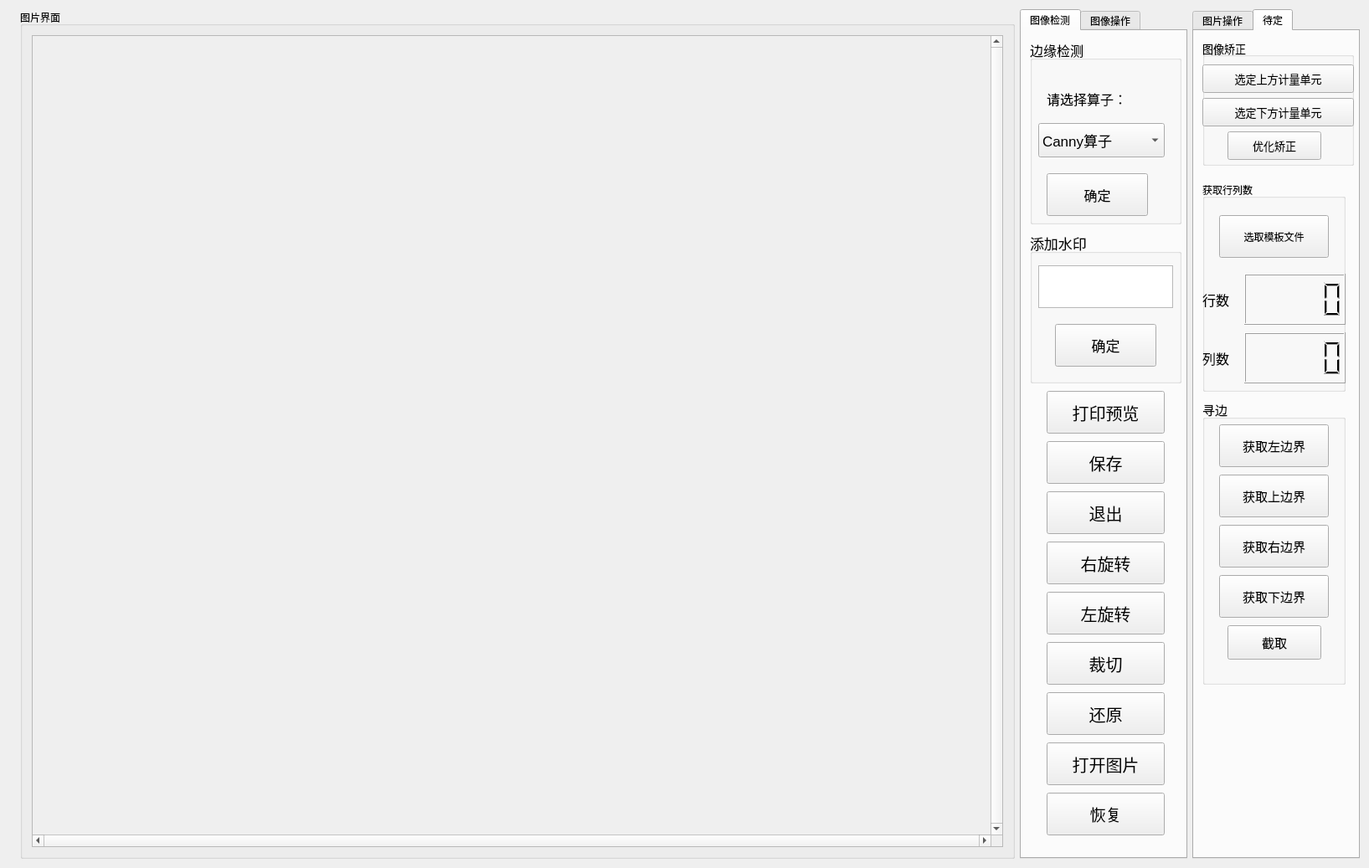
<?xml version="1.0" encoding="UTF-8"?>
<ui version="4.0">
 <class>Widget</class>
 <widget class="QWidget" name="Widget">
  <property name="geometry">
   <rect>
    <x>0</x>
    <y>0</y>
    <width>1635</width>
    <height>1037</height>
   </rect>
  </property>
  <property name="windowTitle">
   <string>Widget</string>
  </property>
  <property name="windowIcon">
   <iconset resource="resource/resource.qrc">
    <normaloff>:/image/detect.png</normaloff>:/image/detect.png</iconset>
  </property>
  <layout class="QGridLayout" name="gridLayout">
   <item row="0" column="1">
    <widget class="QGroupBox" name="groupBox">
     <property name="sizePolicy">
      <sizepolicy hsizetype="Expanding" vsizetype="Preferred">
       <horstretch>10</horstretch>
       <verstretch>0</verstretch>
      </sizepolicy>
     </property>
     <property name="title">
      <string>图片界面</string>
     </property>
     <layout class="QGridLayout" name="gridLayout_2">
      <item row="0" column="0">
       <widget class="QScrollArea" name="scrollArea">
        <property name="sizePolicy">
         <sizepolicy hsizetype="Expanding" vsizetype="Expanding">
          <horstretch>0</horstretch>
          <verstretch>0</verstretch>
         </sizepolicy>
        </property>
        <property name="verticalScrollBarPolicy">
         <enum>Qt::ScrollBarAlwaysOn</enum>
        </property>
        <property name="horizontalScrollBarPolicy">
         <enum>Qt::ScrollBarAlwaysOn</enum>
        </property>
        <property name="sizeAdjustPolicy">
         <enum>QAbstractScrollArea::AdjustToContents</enum>
        </property>
        <property name="widgetResizable">
         <bool>true</bool>
        </property>
        <widget class="QWidget" name="scrollAreaWidgetContents">
         <property name="geometry">
          <rect>
           <x>0</x>
           <y>0</y>
           <width>1137</width>
           <height>953</height>
          </rect>
         </property>
         <layout class="QGridLayout" name="gridLayout_3">
          <item row="0" column="0">
           <widget class="MyLabel" name="label">
            <property name="text">
             <string/>
            </property>
           </widget>
          </item>
         </layout>
        </widget>
       </widget>
      </item>
     </layout>
    </widget>
   </item>
   <item row="0" column="0">
    <widget class="QLabel" name="label_10">
     <property name="text">
      <string/>
     </property>
    </widget>
   </item>
   <item row="0" column="2">
    <widget class="QTabWidget" name="tabWidget">
     <property name="sizePolicy">
      <sizepolicy hsizetype="Minimum" vsizetype="Expanding">
       <horstretch>0</horstretch>
       <verstretch>0</verstretch>
      </sizepolicy>
     </property>
     <property name="minimumSize">
      <size>
       <width>200</width>
       <height>0</height>
      </size>
     </property>
     <property name="font">
      <font>
       <pointsize>9</pointsize>
      </font>
     </property>
     <property name="currentIndex">
      <number>0</number>
     </property>
     <widget class="QWidget" name="tab">
      <attribute name="title">
       <string>图像检测</string>
      </attribute>
      <widget class="QGroupBox" name="groupBox_5">
       <property name="geometry">
        <rect>
         <x>10</x>
         <y>10</y>
         <width>181</width>
         <height>221</height>
        </rect>
       </property>
       <property name="font">
        <font>
         <pointsize>12</pointsize>
        </font>
       </property>
       <property name="title">
        <string>边缘检测</string>
       </property>
       <widget class="QComboBox" name="comboBox">
        <property name="geometry">
         <rect>
          <x>10</x>
          <y>100</y>
          <width>151</width>
          <height>41</height>
         </rect>
        </property>
        <property name="font">
         <font>
          <pointsize>13</pointsize>
         </font>
        </property>
        <item>
         <property name="text">
          <string>Canny算子</string>
         </property>
        </item>
        <item>
         <property name="text">
          <string>Sobel算子</string>
         </property>
        </item>
        <item>
         <property name="text">
          <string>Laplacian算子</string>
         </property>
        </item>
       </widget>
       <widget class="QLabel" name="label_7">
        <property name="geometry">
         <rect>
          <x>20</x>
          <y>50</y>
          <width>141</width>
          <height>41</height>
         </rect>
        </property>
        <property name="font">
         <font>
          <pointsize>12</pointsize>
         </font>
        </property>
        <property name="text">
         <string>请选择算子：</string>
        </property>
       </widget>
       <widget class="QPushButton" name="pushButton_16">
        <property name="geometry">
         <rect>
          <x>20</x>
          <y>160</y>
          <width>121</width>
          <height>51</height>
         </rect>
        </property>
        <property name="text">
         <string>确定</string>
        </property>
       </widget>
      </widget>
      <widget class="QGroupBox" name="groupBox_6">
       <property name="geometry">
        <rect>
         <x>10</x>
         <y>240</y>
         <width>181</width>
         <height>181</height>
        </rect>
       </property>
       <property name="font">
        <font>
         <pointsize>13</pointsize>
        </font>
       </property>
       <property name="title">
        <string>添加水印</string>
       </property>
       <widget class="QTextEdit" name="textEdit">
        <property name="geometry">
         <rect>
          <x>10</x>
          <y>40</y>
          <width>161</width>
          <height>51</height>
         </rect>
        </property>
       </widget>
       <widget class="QPushButton" name="pushButton_17">
        <property name="geometry">
         <rect>
          <x>30</x>
          <y>110</y>
          <width>121</width>
          <height>51</height>
         </rect>
        </property>
        <property name="text">
         <string>确定</string>
        </property>
       </widget>
      </widget>
      <widget class="QPushButton" name="pushButton_18">
       <property name="geometry">
        <rect>
         <x>30</x>
         <y>430</y>
         <width>141</width>
         <height>51</height>
        </rect>
       </property>
       <property name="font">
        <font>
         <pointsize>15</pointsize>
        </font>
       </property>
       <property name="text">
        <string>打印预览</string>
       </property>
      </widget>
      <widget class="QPushButton" name="pushButton_14">
       <property name="geometry">
        <rect>
         <x>30</x>
         <y>490</y>
         <width>141</width>
         <height>51</height>
        </rect>
       </property>
       <property name="font">
        <font>
         <pointsize>15</pointsize>
        </font>
       </property>
       <property name="text">
        <string>保存</string>
       </property>
      </widget>
      <widget class="QPushButton" name="pushButton_15">
       <property name="geometry">
        <rect>
         <x>30</x>
         <y>550</y>
         <width>141</width>
         <height>51</height>
        </rect>
       </property>
       <property name="font">
        <font>
         <pointsize>15</pointsize>
        </font>
       </property>
       <property name="text">
        <string>退出</string>
       </property>
      </widget>
      <widget class="QPushButton" name="pushButton_8">
       <property name="geometry">
        <rect>
         <x>30</x>
         <y>610</y>
         <width>141</width>
         <height>51</height>
        </rect>
       </property>
       <property name="font">
        <font>
         <pointsize>15</pointsize>
        </font>
       </property>
       <property name="text">
        <string>右旋转</string>
       </property>
      </widget>
      <widget class="QPushButton" name="pushButton_9">
       <property name="geometry">
        <rect>
         <x>30</x>
         <y>670</y>
         <width>141</width>
         <height>51</height>
        </rect>
       </property>
       <property name="font">
        <font>
         <pointsize>15</pointsize>
        </font>
       </property>
       <property name="text">
        <string>左旋转</string>
       </property>
      </widget>
      <widget class="QPushButton" name="pushButton_5">
       <property name="geometry">
        <rect>
         <x>30</x>
         <y>730</y>
         <width>141</width>
         <height>51</height>
        </rect>
       </property>
       <property name="font">
        <font>
         <pointsize>15</pointsize>
        </font>
       </property>
       <property name="text">
        <string>裁切</string>
       </property>
      </widget>
      <widget class="QPushButton" name="pushButton_7">
       <property name="geometry">
        <rect>
         <x>30</x>
         <y>790</y>
         <width>141</width>
         <height>51</height>
        </rect>
       </property>
       <property name="font">
        <font>
         <pointsize>15</pointsize>
        </font>
       </property>
       <property name="text">
        <string>还原</string>
       </property>
      </widget>
      <widget class="QPushButton" name="pushButton">
       <property name="geometry">
        <rect>
         <x>30</x>
         <y>850</y>
         <width>141</width>
         <height>51</height>
        </rect>
       </property>
       <property name="font">
        <font>
         <pointsize>15</pointsize>
        </font>
       </property>
       <property name="text">
        <string>打开图片</string>
       </property>
      </widget>
      <widget class="QPushButton" name="recoverImage">
       <property name="geometry">
        <rect>
         <x>30</x>
         <y>910</y>
         <width>141</width>
         <height>51</height>
        </rect>
       </property>
       <property name="font">
        <font>
         <pointsize>14</pointsize>
        </font>
       </property>
       <property name="text">
        <string>恢复</string>
       </property>
      </widget>
     </widget>
     <widget class="QWidget" name="tab_2">
      <attribute name="title">
       <string>图像操作</string>
      </attribute>
      <widget class="QGroupBox" name="groupBox_2">
       <property name="geometry">
        <rect>
         <x>0</x>
         <y>50</y>
         <width>191</width>
         <height>691</height>
        </rect>
       </property>
       <property name="font">
        <font>
         <pointsize>13</pointsize>
        </font>
       </property>
       <property name="title">
        <string>图像处理</string>
       </property>
       <widget class="QPushButton" name="pushButton_10">
        <property name="geometry">
         <rect>
          <x>20</x>
          <y>40</y>
          <width>151</width>
          <height>61</height>
         </rect>
        </property>
        <property name="text">
         <string>灰度化</string>
        </property>
       </widget>
       <widget class="QGroupBox" name="groupBox_3">
        <property name="geometry">
         <rect>
          <x>20</x>
          <y>110</y>
          <width>151</width>
          <height>241</height>
         </rect>
        </property>
        <property name="title">
         <string>二值化</string>
        </property>
        <widget class="QPushButton" name="pushButton_11">
         <property name="geometry">
          <rect>
           <x>10</x>
           <y>170</y>
           <width>131</width>
           <height>51</height>
          </rect>
         </property>
         <property name="text">
          <string>确定</string>
         </property>
        </widget>
        <widget class="QSpinBox" name="spinBox_3">
         <property name="geometry">
          <rect>
           <x>20</x>
           <y>100</y>
           <width>111</width>
           <height>51</height>
          </rect>
         </property>
        </widget>
        <widget class="QLabel" name="label_5">
         <property name="geometry">
          <rect>
           <x>20</x>
           <y>50</y>
           <width>91</width>
           <height>51</height>
          </rect>
         </property>
         <property name="font">
          <font>
           <pointsize>13</pointsize>
          </font>
         </property>
         <property name="text">
          <string>阈值为：</string>
         </property>
        </widget>
       </widget>
       <widget class="QGroupBox" name="groupBox_4">
        <property name="geometry">
         <rect>
          <x>20</x>
          <y>350</y>
          <width>151</width>
          <height>271</height>
         </rect>
        </property>
        <property name="title">
         <string>高斯模糊</string>
        </property>
        <widget class="QLabel" name="label_4">
         <property name="geometry">
          <rect>
           <x>11</x>
           <y>31</y>
           <width>101</width>
           <height>41</height>
          </rect>
         </property>
         <property name="font">
          <font>
           <pointsize>11</pointsize>
          </font>
         </property>
         <property name="text">
          <string>核大小为：</string>
         </property>
        </widget>
        <widget class="QSpinBox" name="spinBox_4">
         <property name="geometry">
          <rect>
           <x>11</x>
           <y>79</y>
           <width>101</width>
           <height>41</height>
          </rect>
         </property>
        </widget>
        <widget class="QLabel" name="label_6">
         <property name="geometry">
          <rect>
           <x>11</x>
           <y>127</y>
           <width>121</width>
           <height>51</height>
          </rect>
         </property>
         <property name="font">
          <font>
           <pointsize>11</pointsize>
          </font>
         </property>
         <property name="text">
          <string>标准差为：</string>
         </property>
        </widget>
        <widget class="QSpinBox" name="spinBox_5">
         <property name="geometry">
          <rect>
           <x>11</x>
           <y>174</y>
           <width>101</width>
           <height>41</height>
          </rect>
         </property>
        </widget>
        <widget class="QPushButton" name="pushButton_12">
         <property name="geometry">
          <rect>
           <x>11</x>
           <y>222</y>
           <width>91</width>
           <height>41</height>
          </rect>
         </property>
         <property name="text">
          <string>确定</string>
         </property>
        </widget>
       </widget>
       <widget class="QPushButton" name="pushButton_13">
        <property name="geometry">
         <rect>
          <x>20</x>
          <y>630</y>
          <width>151</width>
          <height>61</height>
         </rect>
        </property>
        <property name="text">
         <string>反转颜色</string>
        </property>
       </widget>
      </widget>
      <widget class="QPushButton" name="pushButton_2">
       <property name="geometry">
        <rect>
         <x>20</x>
         <y>750</y>
         <width>131</width>
         <height>51</height>
        </rect>
       </property>
       <property name="font">
        <font>
         <pointsize>15</pointsize>
        </font>
       </property>
       <property name="text">
        <string>绘制矩形</string>
       </property>
      </widget>
      <widget class="QPushButton" name="pushButton_3">
       <property name="geometry">
        <rect>
         <x>20</x>
         <y>810</y>
         <width>131</width>
         <height>51</height>
        </rect>
       </property>
       <property name="font">
        <font>
         <pointsize>15</pointsize>
        </font>
       </property>
       <property name="text">
        <string>绘制直线</string>
       </property>
      </widget>
      <widget class="QPushButton" name="pushButton_4">
       <property name="geometry">
        <rect>
         <x>20</x>
         <y>870</y>
         <width>131</width>
         <height>51</height>
        </rect>
       </property>
       <property name="font">
        <font>
         <pointsize>15</pointsize>
        </font>
       </property>
       <property name="text">
        <string>绘制圆形</string>
       </property>
      </widget>
     </widget>
    </widget>
   </item>
   <item row="0" column="3">
    <widget class="QTabWidget" name="tabWidget_2">
     <property name="sizePolicy">
      <sizepolicy hsizetype="Expanding" vsizetype="Expanding">
       <horstretch>0</horstretch>
       <verstretch>0</verstretch>
      </sizepolicy>
     </property>
     <property name="minimumSize">
      <size>
       <width>200</width>
       <height>0</height>
      </size>
     </property>
     <property name="currentIndex">
      <number>1</number>
     </property>
     <widget class="QWidget" name="tab_3">
      <attribute name="title">
       <string>图片操作</string>
      </attribute>
      <widget class="QPushButton" name="pushButton_23">
       <property name="geometry">
        <rect>
         <x>40</x>
         <y>20</y>
         <width>121</width>
         <height>41</height>
        </rect>
       </property>
       <property name="font">
        <font>
         <pointsize>11</pointsize>
        </font>
       </property>
       <property name="text">
        <string>撤销</string>
       </property>
      </widget>
      <widget class="QRadioButton" name="radioButton">
       <property name="geometry">
        <rect>
         <x>20</x>
         <y>70</y>
         <width>161</width>
         <height>51</height>
        </rect>
       </property>
       <property name="font">
        <font>
         <pointsize>15</pointsize>
        </font>
       </property>
       <property name="text">
        <string>开启放缩</string>
       </property>
      </widget>
      <widget class="QRadioButton" name="radioButton_2">
       <property name="geometry">
        <rect>
         <x>20</x>
         <y>140</y>
         <width>141</width>
         <height>51</height>
        </rect>
       </property>
       <property name="font">
        <font>
         <pointsize>15</pointsize>
        </font>
       </property>
       <property name="text">
        <string>开启绘画</string>
       </property>
      </widget>
      <widget class="QLabel" name="label_2">
       <property name="geometry">
        <rect>
         <x>20</x>
         <y>200</y>
         <width>71</width>
         <height>41</height>
        </rect>
       </property>
       <property name="font">
        <font>
         <pointsize>12</pointsize>
        </font>
       </property>
       <property name="text">
        <string>亮度：</string>
       </property>
      </widget>
      <widget class="QSpinBox" name="spinBox">
       <property name="geometry">
        <rect>
         <x>90</x>
         <y>190</y>
         <width>81</width>
         <height>41</height>
        </rect>
       </property>
      </widget>
      <widget class="QSlider" name="horizontalSlider">
       <property name="geometry">
        <rect>
         <x>20</x>
         <y>250</y>
         <width>151</width>
         <height>22</height>
        </rect>
       </property>
       <property name="orientation">
        <enum>Qt::Horizontal</enum>
       </property>
      </widget>
      <widget class="QLabel" name="label_3">
       <property name="geometry">
        <rect>
         <x>20</x>
         <y>290</y>
         <width>101</width>
         <height>41</height>
        </rect>
       </property>
       <property name="font">
        <font>
         <pointsize>14</pointsize>
        </font>
       </property>
       <property name="text">
        <string>对比度：</string>
       </property>
      </widget>
      <widget class="QSpinBox" name="spinBox_2">
       <property name="geometry">
        <rect>
         <x>120</x>
         <y>290</y>
         <width>71</width>
         <height>41</height>
        </rect>
       </property>
      </widget>
      <widget class="QSlider" name="horizontalSlider_2">
       <property name="geometry">
        <rect>
         <x>20</x>
         <y>350</y>
         <width>161</width>
         <height>22</height>
        </rect>
       </property>
       <property name="orientation">
        <enum>Qt::Horizontal</enum>
       </property>
      </widget>
      <widget class="QPushButton" name="pushButton_6">
       <property name="geometry">
        <rect>
         <x>10</x>
         <y>390</y>
         <width>91</width>
         <height>41</height>
        </rect>
       </property>
       <property name="font">
        <font>
         <pointsize>14</pointsize>
        </font>
       </property>
       <property name="text">
        <string>确定</string>
       </property>
      </widget>
      <widget class="QGroupBox" name="groupBox_10">
       <property name="geometry">
        <rect>
         <x>10</x>
         <y>440</y>
         <width>161</width>
         <height>141</height>
        </rect>
       </property>
       <property name="font">
        <font>
         <pointsize>10</pointsize>
        </font>
       </property>
       <property name="title">
        <string>批量操作</string>
       </property>
       <widget class="QPushButton" name="SelectGoalChip">
        <property name="geometry">
         <rect>
          <x>10</x>
          <y>20</y>
          <width>141</width>
          <height>51</height>
         </rect>
        </property>
        <property name="text">
         <string>选择单元芯片</string>
        </property>
       </widget>
       <widget class="QPushButton" name="EditChip">
        <property name="geometry">
         <rect>
          <x>20</x>
          <y>80</y>
          <width>111</width>
          <height>41</height>
         </rect>
        </property>
        <property name="text">
         <string>编辑</string>
        </property>
       </widget>
      </widget>
     </widget>
     <widget class="QWidget" name="tab_4">
      <attribute name="title">
       <string>待定</string>
      </attribute>
      <widget class="QGroupBox" name="groupBox_7">
       <property name="geometry">
        <rect>
         <x>10</x>
         <y>10</y>
         <width>181</width>
         <height>151</height>
        </rect>
       </property>
       <property name="font">
        <font>
         <pointsize>10</pointsize>
        </font>
       </property>
       <property name="title">
        <string>图像矫正</string>
       </property>
       <widget class="QPushButton" name="pushButton_19">
        <property name="geometry">
         <rect>
          <x>0</x>
          <y>30</y>
          <width>181</width>
          <height>34</height>
         </rect>
        </property>
        <property name="text">
         <string>选定上方计量单元</string>
        </property>
       </widget>
       <widget class="QPushButton" name="pushButton_20">
        <property name="geometry">
         <rect>
          <x>0</x>
          <y>70</y>
          <width>181</width>
          <height>34</height>
         </rect>
        </property>
        <property name="text">
         <string>选定下方计量单元</string>
        </property>
       </widget>
       <widget class="QPushButton" name="pushButton_25">
        <property name="geometry">
         <rect>
          <x>30</x>
          <y>110</y>
          <width>112</width>
          <height>34</height>
         </rect>
        </property>
        <property name="text">
         <string>优化矫正</string>
        </property>
       </widget>
      </widget>
      <widget class="QGroupBox" name="groupBox_8">
       <property name="geometry">
        <rect>
         <x>10</x>
         <y>180</y>
         <width>171</width>
         <height>251</height>
        </rect>
       </property>
       <property name="font">
        <font>
         <pointsize>9</pointsize>
        </font>
       </property>
       <property name="title">
        <string>获取行列数</string>
       </property>
       <widget class="QLabel" name="label_8">
        <property name="geometry">
         <rect>
          <x>0</x>
          <y>110</y>
          <width>51</width>
          <height>61</height>
         </rect>
        </property>
        <property name="font">
         <font>
          <pointsize>12</pointsize>
         </font>
        </property>
        <property name="text">
         <string>行数</string>
        </property>
       </widget>
       <widget class="QLCDNumber" name="lcdNumber">
        <property name="geometry">
         <rect>
          <x>50</x>
          <y>110</y>
          <width>121</width>
          <height>61</height>
         </rect>
        </property>
       </widget>
       <widget class="QLabel" name="label_9">
        <property name="geometry">
         <rect>
          <x>0</x>
          <y>190</y>
          <width>61</width>
          <height>41</height>
         </rect>
        </property>
        <property name="font">
         <font>
          <pointsize>12</pointsize>
         </font>
        </property>
        <property name="text">
         <string>列数</string>
        </property>
       </widget>
       <widget class="QLCDNumber" name="lcdNumber_2">
        <property name="geometry">
         <rect>
          <x>50</x>
          <y>180</y>
          <width>121</width>
          <height>61</height>
         </rect>
        </property>
       </widget>
       <widget class="QPushButton" name="pushButton_24">
        <property name="geometry">
         <rect>
          <x>20</x>
          <y>40</y>
          <width>131</width>
          <height>51</height>
         </rect>
        </property>
        <property name="text">
         <string>选取模板文件</string>
        </property>
       </widget>
      </widget>
      <widget class="QGroupBox" name="groupBox_9">
       <property name="geometry">
        <rect>
         <x>10</x>
         <y>440</y>
         <width>171</width>
         <height>341</height>
        </rect>
       </property>
       <property name="font">
        <font>
         <pointsize>11</pointsize>
        </font>
       </property>
       <property name="title">
        <string>寻边</string>
       </property>
       <widget class="QPushButton" name="pushButton_21">
        <property name="geometry">
         <rect>
          <x>20</x>
          <y>30</y>
          <width>131</width>
          <height>51</height>
         </rect>
        </property>
        <property name="font">
         <font>
          <pointsize>11</pointsize>
         </font>
        </property>
        <property name="text">
         <string>获取左边界</string>
        </property>
       </widget>
       <widget class="QPushButton" name="pushButton_22">
        <property name="geometry">
         <rect>
          <x>20</x>
          <y>90</y>
          <width>131</width>
          <height>51</height>
         </rect>
        </property>
        <property name="font">
         <font>
          <pointsize>11</pointsize>
         </font>
        </property>
        <property name="text">
         <string>获取上边界</string>
        </property>
       </widget>
       <widget class="QPushButton" name="pushButton_26">
        <property name="geometry">
         <rect>
          <x>30</x>
          <y>270</y>
          <width>112</width>
          <height>41</height>
         </rect>
        </property>
        <property name="text">
         <string>截取</string>
        </property>
       </widget>
       <widget class="QPushButton" name="pushButton_27">
        <property name="geometry">
         <rect>
          <x>20</x>
          <y>150</y>
          <width>131</width>
          <height>51</height>
         </rect>
        </property>
        <property name="text">
         <string>获取右边界</string>
        </property>
       </widget>
       <widget class="QPushButton" name="pushButton_28">
        <property name="geometry">
         <rect>
          <x>20</x>
          <y>210</y>
          <width>131</width>
          <height>51</height>
         </rect>
        </property>
        <property name="text">
         <string>获取下边界</string>
        </property>
       </widget>
      </widget>
     </widget>
    </widget>
   </item>
  </layout>
 </widget>
 <layoutdefault spacing="6" margin="11"/>
 <customwidgets>
  <customwidget>
   <class>MyLabel</class>
   <extends>QLabel</extends>
   <header>mylabel.h</header>
  </customwidget>
 </customwidgets>
 <resources>
  <include location="resource/resource.qrc"/>
 </resources>
 <connections/>
</ui>
